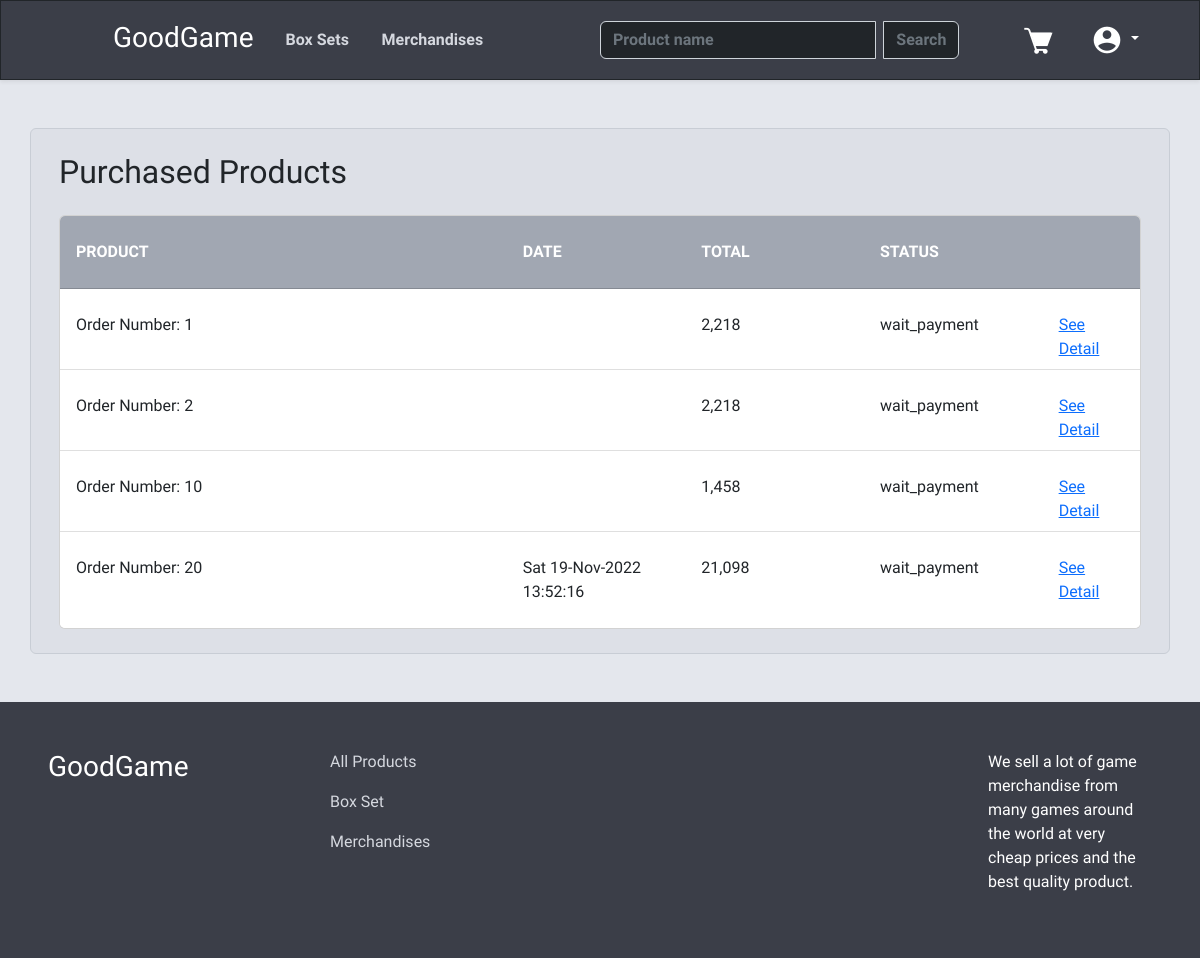
/orders.php (signed in), run on an earlier commit of the app's database.
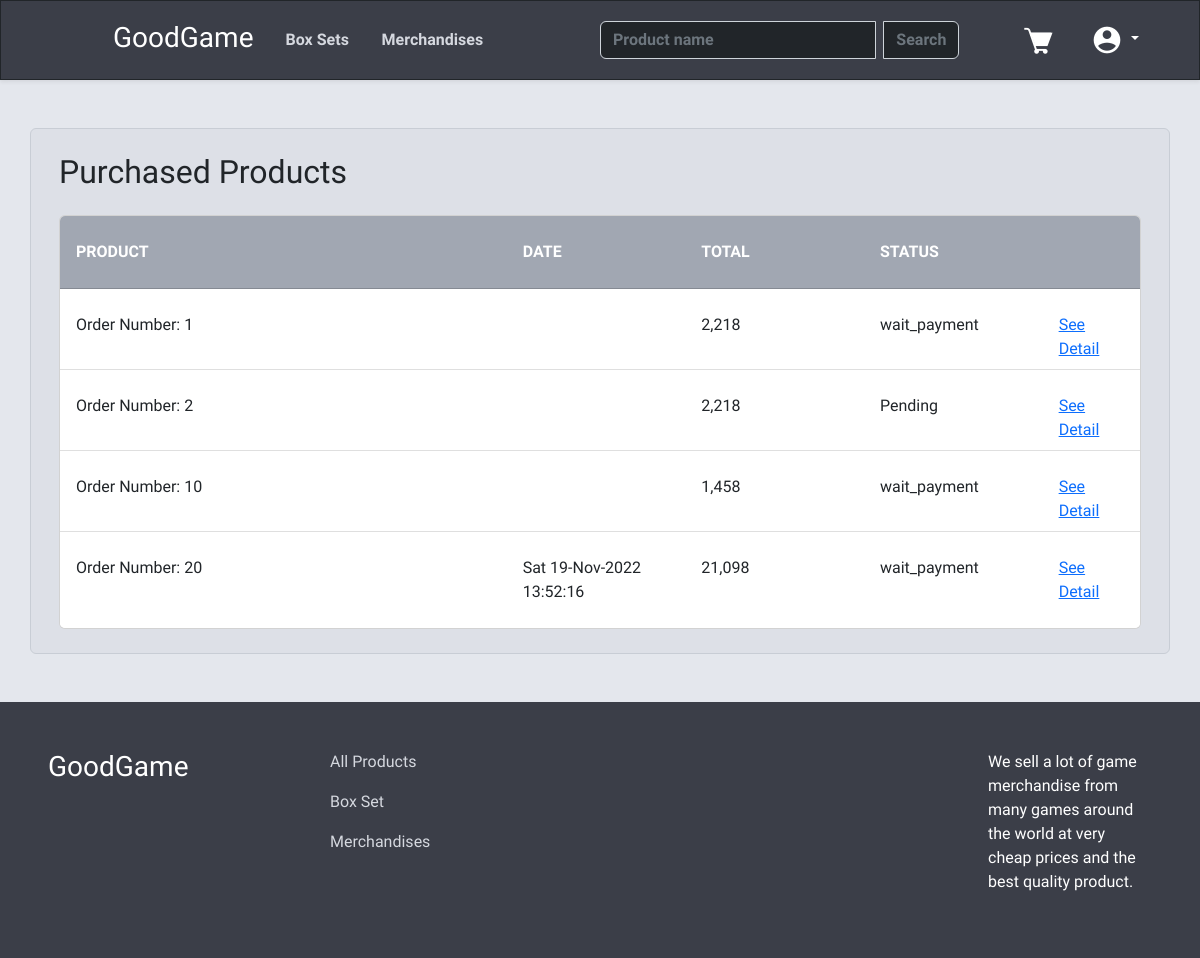
And on a later commit of the database.
### tables this page shows
CREATE TABLE "Order" (
	"Order_ID"	INTEGER NOT NULL,
	"CustomerID"	INTEGER NOT NULL,
	"Order_Status"	TEXT,
	"Ord_name"	TEXT,
	"Ord_lname"	TEXT,
	"Ord_address"	TEXT,
	"Ord_city"	TEXT,
	"Ord_province"	TEXT,
	"Ord_post"	TEXT,
	"Ord_phone"	TEXT,
	"Ord_total"	INTEGER,
	"Ord_date"	TEXT,
	PRIMARY KEY("Order_ID" AUTOINCREMENT)
);

### orders.php (the view, shortened to what this page needs)
<?php
include "navbar.php";
$sql = "SELECT * FROM 'Order' WHERE CustomerID =" . $_SESSION["ID"] . "";
$result = $db->query($sql);
?>
<html lang="en">
<head>
    <link rel="stylesheet" href="stylesorders.css">
    <link rel="stylesheet" href="stylesnavfoot.css">
</head>
<body>
    <div class="container-fluid main-container">
        <div class="container mt-5 mb-5 purchases-contain rounded">
            <h2 class="mt-4 mb-4 ms-3">Purchased Products</h2>
            <div class="card ms-3 me-3 mb-4">
                <div class="card-header head-list">
                    <div class="row mt-3">
                        <div class="col-5">
                            <p class="fw-bold text-white">PRODUCT</p>
                        </div>
                        <div class="col-2">
                            <p class="fw-bold text-white">DATE</p>
                        </div>
                        <div class="col-2">
                            <p class="fw-bold text-white">TOTAL</p>
                        </div>
                        <div class="col-2">
                            <p class="fw-bold text-white">STATUS</p>
                        </div>
                    </div>
                </div>
                <ul class="list-group list-group-flush">
                    <?php
                    while ($order = $result->fetchArray(SQLITE3_ASSOC)) {
                        echo '<li class="list-group-item">
                            <div class="row mt-3">
                                <div class="col-5">
                                    <p class=""> Order Number: ' . $order['Order_ID'] . '</p>
                                </div>
                                <div class="col-2">
                                    <p class="">' . $order['Ord_date'] . '</p>
                                </div>
                                <div class="col-2">
                                    <p class="">' . number_format($order['Ord_total']) . '</p>
                                </div>
                                <div class="col-2">
                                    <p class="">' . $order['Order_Status'] . '</p>
                                </div>
                                <div class="col-1">
                                    <a href="orderdetail.php?id=' . $order['Order_ID'] . '" class="button">See Detail</a>
                                </div>
                            </div>
                        </li>';
                    }
                    ?>
                </ul>
            </div>
        </div>
    </div>
    <footer class="main-navbar">
        <div class="container-fluid p-5">
            <div class="row">
                <div class="col-3">
                    <h3><a class="nav-link text-white" href="index.php">GoodGame</a></h3>
                </div>
                <div class="col-7">
                    <a class="nav-link web-text-color pb-3" href="filter.php?filter_type=None">All Products</a>
                    <a class="nav-link web-text-color pb-3" href="filter.php?filter_type=Box Set">Box Set</a>
                    <a class="nav-link web-text-color pb-3" href="filter.php?filter_type=Merchandise">Merchandises</a>
                </div>
                <div class="col-2">
                    <p class="text-white">We sell a lot of game merchandise from many games around the world at very cheap prices and the best quality product.</p>
                </div>
            </div>
        </div>
    </footer>
</body>
</html>

### navbar.php (shortened to what this page needs)
<html lang="en">
<head>
    <link href="stylesnavfoot.css" rel="stylesheet">
    <link href="https://cdn.jsdelivr.net/npm/bootstrap@5.2.2/dist/css/bootstrap.min.css" rel="stylesheet">
</head>
<body>
    <nav class="navbar sticky-top main-navbar shadow-sm border border-dark">
        <ul class="nav me-auto ms-5">
            <li class="nav-item ms-5 mt-1">
                <h3><a class="nav-link text-white" href="index.php">GoodGame</a></h3>
            </li>
            <li class="nav-item me-5">
                <a class='nav-link web-text-color fw-bold text-in-nav' href='filter.php?filter_type=Box Set'>Box Sets</a>
            </li>
            <li class="nav-item ms-5">
                <a class="nav-link web-text-color fw-bold text-in-nav" href="filter.php?filter_type=Merchandise">Merchandises</a>
            </li>
        </ul>
        <form class="d-flex text-in-nav search-nav" role="search" method="post" action="filter.php">
            <?php
            echo "<div class='input-group'>";
            echo "<input class='form-control me-2 text-white bg-dark fw-bold' type='text' placeholder='Product name' aria-label='Search' name='searchName' value='" . $_SESSION['searchName'] . "'>";
            echo "<input type='submit' name='submitName' class='btn btn-outline-secondary search-button-nav fw-bold' value='Search'>";
            echo "</div>";
            ?>
        </form>
        <?php
        if (!isset($_SESSION["email"])) {
            echo '<ul class="nav me-5">
                        <li class="nav-item">
                            <a class="nav-link web-text-color fw-bold" href="signup.php">Sign Up</a>
                        </li>
                        <li class="nav-item">
                            <a class="nav-link web-text-color fw-bold" href="login.php">Log In</a>
                        </li>
                    </ul>';
        } else {
            $sent = htmlspecialchars($_SERVER["PHP_SELF"]);
            echo '<a href="cart.php"><img src="image/webelement/cart.png" alt="" class="me-4"></a>';
            echo '<div class="dropdown me-5">
            <a class="btn btn-secondary dropdown-toggle user-dropdown" href="#" role="button" id="dropdownMenuLink" data-bs-toggle="dropdown" aria-expanded="false">
                <img src="image/webelement/user.png" alt="">
            </a>
            <ul class="dropdown-menu dropdown-menu-end user-dropdown-list shadow-sm">
                <li><a class="dropdown-item text-white user-dropdown-list-item mt-2" href="user.php">Account</a></li>
                <li><a class="dropdown-item text-white user-dropdown-list-item" href="orders.php">Purchases</a></li>
                <li><a class="dropdown-item text-white user-dropdown-list-item" href="wishlist.php">Wish List</a></li>
                <li>
                    <form action="' . $sent . '" method="post">
                        <input type="hidden" name="logout">
                        <a class="dropdown-item text-white user-dropdown-list-item" onclick="this.parentNode.submit();">Log Out</a>
                    </form>
                </li>
            </ul>
        </div>';
        }
        ?>
    </nav>
</body>
</html>

### stylesnavfoot.css (style rules this page uses)
.web-text-color { color: rgba(213, 216, 223) !important; }
.main-navbar { background-color: rgba(59, 62, 72); }
.text-in-nav { margin: 0; position: absolute; top: 50%; transform: translateY(-50%); }
.search-nav { margin-left: 50%; width: 30%; }
.user-dropdown { background-color: transparent !important; border: none !important; }
.search-button-nav { background-color: rgb(33, 37, 41) !important; border-color: rgb(206, 212, 218) !important; }

### stylesorders.css (style rules this page uses)
body { font-family: 'Chakra Petch', sans-serif !important; }
.main-container { background-color: rgb(228, 231, 237); display: flex; min-height: 70%; }
.purchases-contain { background-color: rgb(221, 224, 231); border-style: solid; border-color: rgb(200, 205, 213); border-width: thin; }
.head-list { background-color: rgb(161, 167, 178) !important; }

What changed in the data, as far as the page shows it:
changed order id 2: Order_Status "wait_payment" → "Pending"
